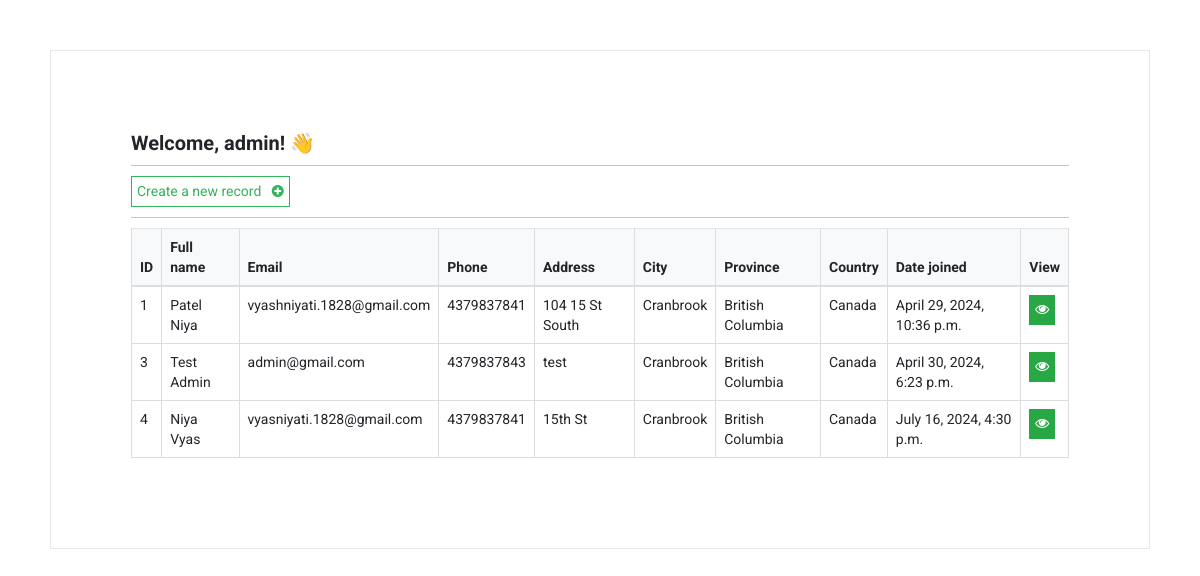
Screenshot of /index (signed in) with the database file from the repository.
### myapp/models.py (models this page shows, shortened)
class Customer(models.Model):
  creation_date = models.DateTimeField(auto_now_add=True)
  first_name = models.CharField(max_length=100)
  last_name = models.CharField(max_length=100)
  email = models.CharField(max_length=255)
  phone = models.CharField(max_length=10)
  address = models.CharField(max_length=255)
  city = models.CharField(max_length=255)
  province = models.CharField(max_length=255)
  country = models.CharField(max_length=125)

### myapp/views.py (the view)
# urls.py: path('index', views.dashboard, name="index"),
@login_required(login_url='login')
def dashboard(request):
   customers = Customer.objects.all()
   context = {'customers': customers}
   return render(request, 'myapp/index.html', context=context)

### myapp/templates/myapp/index.html
  {% extends 'myapp/base.html' %}
  {% block content %}
      <section class="cust-page pd-80">
      <h5> Welcome, {{user}}! 👋 </h5>
      <hr>
      <a class="btn btn-outline-primary btn-sm" href="{% url 'create-customer' %}">
          Create a new record &nbsp; <i class="fa fa-plus-circle" aria-hidden="true"></i>
      </a>
      <hr>
      <table class="table table-hover table-bordered">
          <thead class="table-light">
              <tr>
                  <th scope="col"> ID </th>
                  <th scope="col"> Full name </th>
                  <th scope="col"> Email </th>
                  <th scope="col"> Phone </th>
                  <th scope="col"> Address </th>
                  <th scope="col"> City </th>
                  <th scope="col"> Province </th>
                  <th scope="col"> Country </th>
                  <th scope="col"> Date joined </th>
                  <th scope="col"> View </th>
              </tr>
          </thead>
          <tbody>
          {% if customers %}
              {% for customer in customers %}
              <tr>
                  <td> {{customer.id}} </td>
                  <td> {{customer.first_name}}  {{customer.last_name}} </td>
                  <td> {{customer.email}} </td>
                  <td> {{customer.phone}} </td>
                  <td> {{customer.address}} </td>
                  <td> {{customer.city}} </td>
                  <td> {{customer.province}} </td>
                  <td> {{customer.country}} </td>
                  <td> {{customer.creation_date}} </td>
                  <td> <a class="btn btn-success btn-sm" href="{% url 'customer' customer.id %}"> <i class="fa fa-eye" aria-hidden="true"></i> </a> </td>
              </tr>
              {% endfor %}
          {% endif %}
          </tbody>
      </table>
    </section>
  {% endblock %}

### myapp/templates/myapp/base.html (shortened to what this page needs)
{% load static %}
<!DOCTYPE html>
<html lang="en">
<head>
    <link rel="stylesheet" href="https://cdn.jsdelivr.net/npm/bootstrap@3.3.7/dist/css/bootstrap.min.css">
    <link rel="stylesheet" type="text/css" href="{% static 'css/custom.css' %}">
    <link rel="stylesheet" type="text/css" href="{% static 'css/style.default.css' %}">
    <link rel="stylesheet" type="text/css" href="https://cdnjs.cloudflare.com/ajax/libs/font-awesome/4.7.0/css/font-awesome.min.css">
</head>
<body>
  {% block content %}
  {% endblock %}
</body>
</html>

### static/css/custom.css (style rules this page uses)
section.cust-page { border: 1px solid #e8e8e8; margin: 50px; }
.pd-80 { padding: 80px; }
span, a, strong { font-size: 14px !important; }
h5, .h5 { font-size: 2rem !important; }
th, td { font-size: 14px !important; }

### rows the page displays
Customer: id "1", first_name "Patel", last_name "Niya", email "vyashniyati.1828@gmail.com", phone "4379837841", address "104 15 St South", city "Cranbrook", province "British Columbia", country "Canada", creation_date "April 29, 2024, 10:36 p.m."
Customer: id "3", first_name "Test", last_name "Admin", email "admin@gmail.com", phone "4379837843", address "test", city "Cranbrook", province "British Columbia", country "Canada", creation_date "April 30, 2024, 6:23 p.m."
Customer: id "4", first_name "Niya", last_name "Vyas", email "vyasniyati.1828@gmail.com", phone "4379837841", address "15th St", city "Cranbrook", province "British Columbia", country "Canada", creation_date "July 16, 2024, 4:30 p.m."

### other values shown
{{ user }} "admin"
